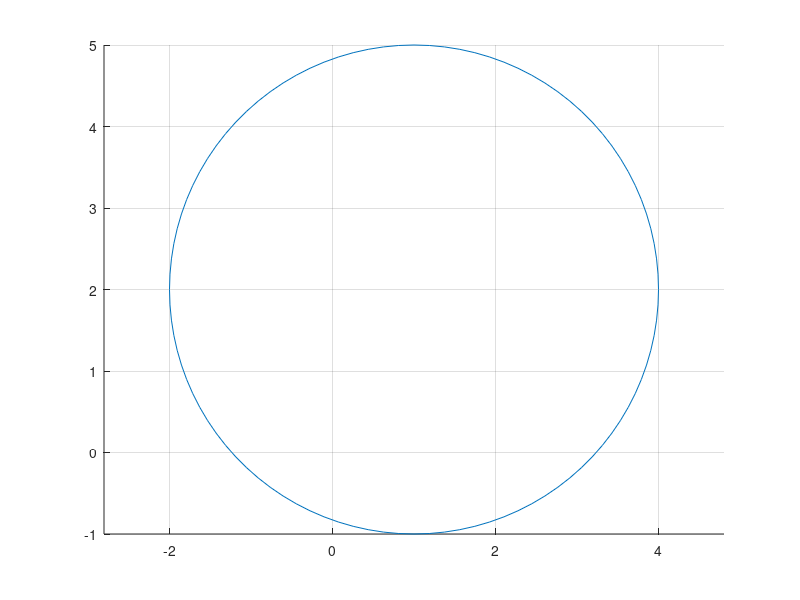

Source code (MATLAB):
%documentationMattersSoDoesNaming
function h = circle()
hold on
th = 0:pi/50:2*pi;
xunit = 3 * cos(th) + 1;
yunit = 3 * sin(th) + 2;
h = plot(xunit, yunit), grid on, axis equal
hold off

%CTAPCCECNNPHTICNCTBNCCRDCCBR_ _ _RBCDSAI
